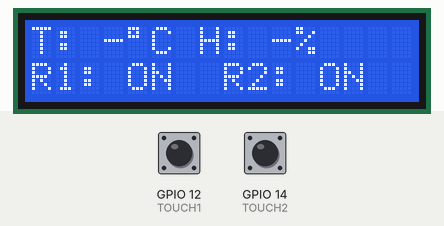
Recording of a sketch running on a simulated ESP32. Shown: 16×2 character LCD. Inputs (shaded band) come from the test bench; at power-on: GPIO 12 (TOUCH1) HIGH, GPIO 14 (TOUCH2) HIGH. WiFi joins after 1.5 s; servers stay silent unless stated; random numbers use the default seed unless the sketch sets one; no MQTT or app messages arrive unless stated; what the sketch prints to the serial monitor is not drawn.

Above: at 1.8 s.

The sketch:

subscriber-okt21.ino
```cpp
#include <WiFi.h>
#include <PubSubClient.h>
#include <ArduinoJson.h>
#include <LiquidCrystal_I2C.h>

// WiFi Credentials
const char *ssid = "your ssid";
const char *password = "your password";

// MQTT Broker & Topics
const char *mqtt_server = "broker.emqx.io";
const char *TOPIC_JSON  = "kelompok1/dht";
const char *TOPIC_RELAY = "kelompok1/relay";

WiFiClient espClient;
PubSubClient mqtt(espClient);
LiquidCrystal_I2C lcd(0x27, 16, 2);

char lastTemp[8] = "-";
char lastHum[8] = "-";
bool relay1 = false;
bool relay2 = false;

// ADD: toggle states + edge tracking
bool pressed1 = false, pressed2 = false;     // last raw touch state
bool relay1State = false, relay2State = false; // latched relay states
uint32_t lastBounce1 = 0, lastBounce2 = 0;   // debounce

// Touch Pins (ESP32)
#define TOUCH1 12  // T5
#define TOUCH2 14  // T6

// Simple touch logic (tune these if needed)
const uint16_t THRESH1 = 500;
const uint16_t THRESH2 = 500;
const uint32_t DEBOUNCE_MS = 80;

bool state1 = false, state2 = false;   // last published states
uint32_t last1 = 0, last2 = 0;         // debounce timers

// WiFi Setup
void setup_wifi() {
  Serial.print("Connecting to ");
  Serial.println(ssid);

  WiFi.mode(WIFI_STA);
  WiFi.begin(ssid, password);

  while (WiFi.status() != WL_CONNECTED) {
    delay(500);
    Serial.print(".");
  }

  Serial.println("\nWiFi Connected");
  Serial.print("IP Address: ");
  Serial.println(WiFi.localIP());
}

// Reconnect to MQTT
void reconnect() {
  while (!mqtt.connected()) {
    Serial.print("Connecting to MQTT... ");

    String clientId = "ESP32Sub-";
    clientId += String(random(0xffff), HEX);

    if (mqtt.connect(clientId.c_str())) {
      Serial.println("connected");
      mqtt.subscribe(TOPIC_JSON);
      mqtt.subscribe(TOPIC_RELAY);
    } else {
      Serial.print("failed, rc=");
      Serial.print(mqtt.state());
      Serial.println(" | retry in 5s");
      delay(5000);
    }
  }
}

void publishRelayState(bool r1, bool r2) {
  StaticJsonDocument<128> doc;
  doc["relay1"] = r1 ? 1 : 0;
  doc["relay2"] = r2 ? 1 : 0;
  char payload[64];
  serializeJson(doc, payload, sizeof(payload));
  mqtt.publish(TOPIC_RELAY, payload);
}

// Handle Incoming Messages
void callback(char *topic, byte *payload, unsigned int length) {
  // copy payload
  static char msg[256];
  length = min(length, (unsigned int)(sizeof(msg) - 1));
  memcpy(msg, payload, length);
  msg[length] = '\0';

  // Sensor JSON from publisher
  if (strcmp(topic, TOPIC_JSON) == 0) {
    StaticJsonDocument<128> doc;
    if (deserializeJson(doc, msg) == DeserializationError::Ok) {
      // temperature: accept string or number
      if (doc["temperature"].is<const char*>()) {
        const char* t = doc["temperature"];
        strncpy(lastTemp, t, sizeof(lastTemp) - 1);
        lastTemp[sizeof(lastTemp) - 1] = '\0';
      } else if (doc["temperature"].is<float>() || doc["temperature"].is<double>() || doc["temperature"].is<long>()) {
        float t = doc["temperature"];
        snprintf(lastTemp, sizeof(lastTemp), "%.0f", t); // round to integer °C
      }

      // humidity: accept string or number
      if (doc["humidity"].is<const char*>()) {
        const char* h = doc["humidity"];
        strncpy(lastHum, h, sizeof(lastHum) - 1);
        lastHum[sizeof(lastHum) - 1] = '\0';
      } else if (doc["humidity"].is<float>() || doc["humidity"].is<double>() || doc["humidity"].is<long>()) {
        float h = doc["humidity"];
        snprintf(lastHum, sizeof(lastHum), "%.0f", h);   // round to integer %
      }

      updateLCD();
    }
    return;
  }

  // Relay control JSON from publisher
  if (strcmp(topic, TOPIC_RELAY) == 0) {
    JsonDocument doc;
    if (deserializeJson(doc, msg) == DeserializationError::Ok) {
      if (doc.containsKey("relay1")) relay1 = (int)doc["relay1"] == 1;
      if (doc.containsKey("relay2")) relay2 = (int)doc["relay2"] == 1;
      // keep local latched states in sync with network command
      relay1State = relay1;
      relay2State = relay2;
      updateLCD();
    }
    return;
  }
}

void handleTouchToggle() {
  uint16_t v1 = touchRead(TOUCH1);
  uint16_t v2 = touchRead(TOUCH2);
  uint32_t now = millis();

  bool p1 = (v1 <= THRESH1);
  bool p2 = (v2 <= THRESH2);

  // Channel 1 edge
  if (p1 != pressed1 && (now - lastBounce1) >= DEBOUNCE_MS) {
    pressed1 = p1;
    lastBounce1 = now;
    if (pressed1) {                // on press
      relay1State = !relay1State;  // toggle
      relay1 = relay1State;        // sync display var
      publishRelayState(relay1State, relay2State);
      updateLCD();
    }
  }

  // Channel 2 edge
  if (p2 != pressed2 && (now - lastBounce2) >= DEBOUNCE_MS) {
    pressed2 = p2;
    lastBounce2 = now;
    if (pressed2) {
      relay2State = !relay2State;
      relay2 = relay2State;
      publishRelayState(relay1State, relay2State);
      updateLCD();
    }
  }
}

void updateLCD() {
  // Line 1: T: 29°C H: 56%
  lcd.setCursor(0, 0);
  lcd.print("T: ");
  lcd.print(lastTemp);
  lcd.print((char)223);  // degree symbol on HD44780
  lcd.print("C H: ");
  lcd.print(lastHum);
  lcd.print("%  ");      // pad to clear tail

  // Line 2: R1: ON/OFF R2: ON/OFF
  lcd.setCursor(0, 1);
  lcd.print("R1: ");
  lcd.print(relay1 ? "ON " : "OFF");
  lcd.print(" R2: ");
  lcd.print(relay2 ? "ON" : "OFF");
  lcd.print("  ");      // pad to clear tail
}

void setup() {
  Serial.begin(115200);
  Serial.println("\n=== MQTT Subscriber ===");
  setup_wifi();
  mqtt.setServer(mqtt_server, 1883);
  mqtt.setCallback(callback);

  lcd.init();
  lcd.backlight();
  lcd.clear();
  lcd.setCursor(0, 0); lcd.print("T: --"); lcd.print((char)223); lcd.print("C H: --%");
  lcd.setCursor(0, 1); lcd.print("R1: --- R2: ---");
}

void loop() {
  if (!mqtt.connected()) reconnect();
  mqtt.loop();
  handleTouchToggle();
  delay(10);
}
```
